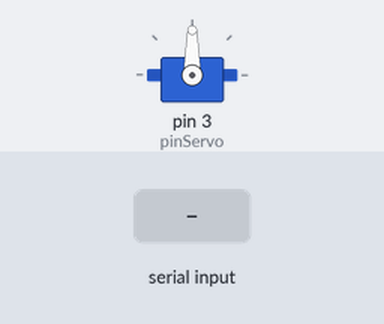
Recording of a sketch running on a simulated Arduino Uno, built with avr-gcc and run on an emulated ATmega328P. Shown: servo. Inputs (shaded band) come from the test bench.

Above: at 1.2 s.
1.3 s: byte 30 received over Serial
At 1.7 s:
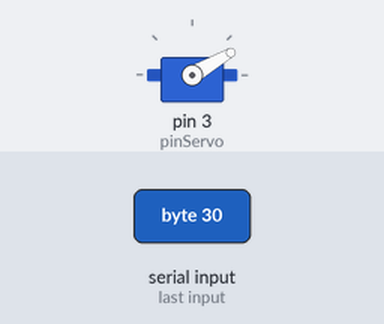
2.8 s: byte 120 received over Serial
At 4.0 s:
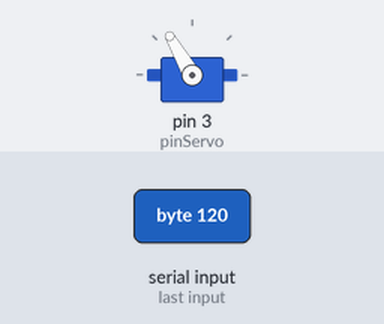
Timing chart, 0 to 5.8 s (numbered marks = the images above; inputs shaded):
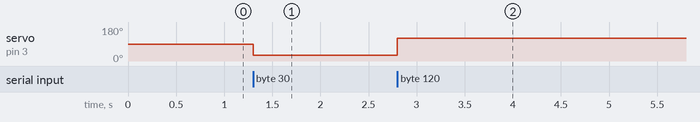

The sketch:

Proyecto4.ino
```cpp
//Controlar servo con Processing
//El data del servolo conecto al pin digital 3

#include <Servo.h>

Servo miServo;
int pinServo=3;
int dato=0;

void setup() {
  // put your setup code here, to run once:
  Serial.begin(9600);
  miServo.attach(pinServo);
}

void loop() {
  // put your main code here, to run repeatedly:
  if(Serial.available()>0){
    dato=Serial.read();  //leemos datos de processing

    miServo.write(dato);
  }
}
```

Measured:
- after the input at 1.3 s, servo on pin 3 (pinServo): 90° → 30° at once
- after the input at 2.8 s, servo on pin 3 (pinServo): 30° → 120° at once
